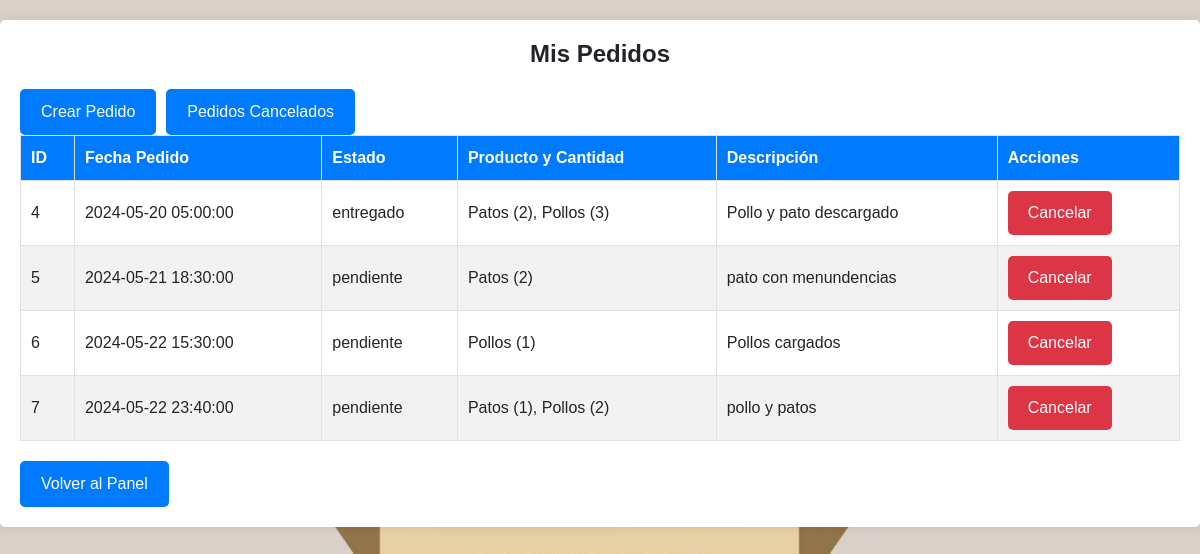
/pedidos_cliente.php (signed in), run on the app's committed database.
### tables this page shows
CREATE TABLE `pedidos` (
  `id` int(11) NOT NULL,
  `usuario_id` int(11) DEFAULT NULL,
  `fecha_pedido` timestamp NOT NULL DEFAULT current_timestamp(),
  `estado` enum('pendiente','aprobado','en_camino','entregado','cancelado') DEFAULT 'pendiente',
  `date_created` timestamp NOT NULL DEFAULT current_timestamp(),
  `date_modified` timestamp NOT NULL DEFAULT current_timestamp() ON UPDATE current_timestamp()
);

### pedidos_cliente.php (the view, shortened to what this page needs)
<?php
include 'conexion.php';
$usuario_id = $_SESSION['usuario_id'];
$sql = "SELECT p.id, p.fecha_pedido, p.estado, dp.descripcion_pedido AS descripcion_pedido, GROUP_CONCAT(CONCAT(pr.nombre, ' (', dp.cantidad, ')') SEPARATOR ', ') AS detalles
        FROM pedidos p
        LEFT JOIN detalles_pedido dp ON p.id = dp.pedido_id
        LEFT JOIN productos pr ON dp.producto_id = pr.id
        WHERE p.usuario_id = '$usuario_id' AND p.estado != 'cancelado'
        GROUP BY p.id";
$result = $conn->query($sql);
?>
<!DOCTYPE html>
<html lang="es">
<head>
    <link href="https://cdn.jsdelivr.net/npm/bootstrap@5.3.0-alpha1/dist/css/bootstrap.min.css" rel="stylesheet">
</head>
<body>
<div class="container">
    <h2>Mis Pedidos</h2>
    <div class="action-buttons">
        <a href="crear_pedido.php" class="btn">Crear Pedido</a>
        <a href="pedidos_cancelados.php" class="btn">Pedidos Cancelados</a>
    </div>
    <table>
        <thead>
        <tr>
            <th>ID</th>
            <th>Fecha Pedido</th>
            <th>Estado</th>
            <th>Producto y Cantidad</th>
            <th>Descripción</th>
            <th>Acciones</th>
        </tr>
        </thead>
        <tbody>
        <?php while ($row = $result->fetch_assoc()): ?>
            <tr>
                <td><?php echo $row['id']; ?></td>
                <td><?php echo $row['fecha_pedido']; ?></td>
                <td><?php echo $row['estado']; ?></td>
                <td><?php echo htmlspecialchars($row['detalles']); ?></td>
                <td><?php echo htmlspecialchars($row['descripcion_pedido']); ?></td>
                <td>
                    <form method="post" action="<?php echo htmlspecialchars($_SERVER["PHP_SELF"]);?>">
                        <input type="submit" name="cancelar_pedido" value="Cancelar" class="btn btn-cancel" onclick="return confirm('¿Estás seguro de que deseas cancelar este pedido?');">
                    </form>
                </td>
            </tr>
        <?php endwhile; ?>
        </tbody>
    </table>
    <a href="panel.php" class="btn">Volver al Panel</a>
</div>
</body>
</html>

### pedidos_cliente.php (style rules this page uses)
body { background-image: url('img/pollo.png'); background-size: cover; background-position: center; background-repeat: no-repeat; height: 88vh; font-family: Arial, sans-serif; }
.container { max-width: 1200px; margin: 20px auto; padding: 20px; background-color: #fff; border-radius: 5px; box-shadow: 0 0 10px rgba(0, 0, 0, 0.1); }
h2 { font-size: 24px; font-weight: bold; margin-bottom: 20px; text-align: center; }
.btn { display: inline-block; background-color: #007bff; color: #fff; text-decoration: none; padding: 10px 20px; border-radius: 5px; transition: background-color 0.3s ease; }
.btn-cancel { background-color: #dc3545; color: #fff; border: none; }
table { width: 100%; border-collapse: collapse; margin-bottom: 20px; }
th, td { border: 1px solid #dee2e6; padding: 10px; text-align: left; }
th { background-color: #007bff; color: #fff; }
tr:nth-child(even) { background-color: #f2f2f2; }
.action-buttons { display: flex; gap: 10px; }

### data on the page
pedidos: id "4", fecha_pedido "2024-05-20 05:00:00", estado "entregado", detalles "Patos (2), Pollos (3)", descripcion_pedido "Pollo y pato descargado"
pedidos: id "5", fecha_pedido "2024-05-21 18:30:00", estado "pendiente", detalles "Patos (2)", descripcion_pedido "pato con menundencias"
pedidos: id "6", fecha_pedido "2024-05-22 15:30:00", estado "pendiente", detalles "Pollos (1)", descripcion_pedido "Pollos cargados"
pedidos: id "7", fecha_pedido "2024-05-22 23:40:00", estado "pendiente", detalles "Patos (1), Pollos (2)", descripcion_pedido "pollo y patos"
